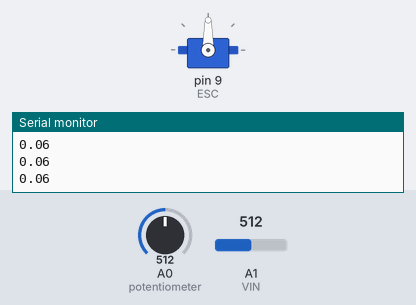
Bench run of a sketch on a simulated Arduino Uno, built with avr-gcc and run on an emulated ATmega328P. On the bench: servo, the last lines printed to the serial monitor. Inputs (shaded band) come from the test bench; at power-on: A0 (potentiometer) = 512, A1 (VIN) = 512.

Above: at 1.2 s.
1.3 s: A0 (potentiometer) set to 716
At 2.2 s:
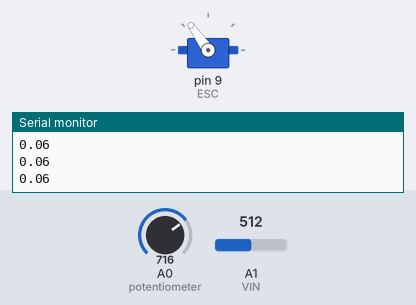
2.9 s: A0 (potentiometer) set to 900
At 4.1 s:
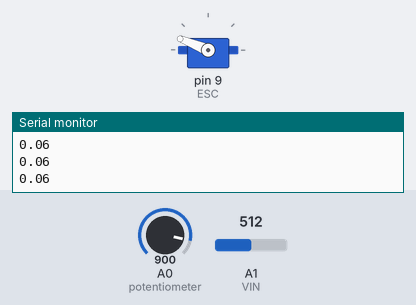
4.5 s: A0 (potentiometer) set to 1023
At 5.9 s:
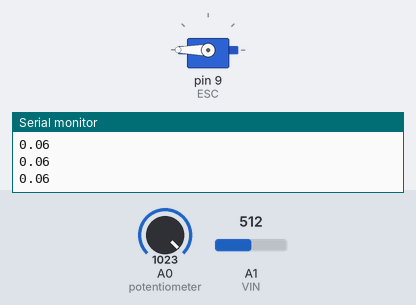
6.2 s: A0 (potentiometer) set to 306
At 6.7 s:
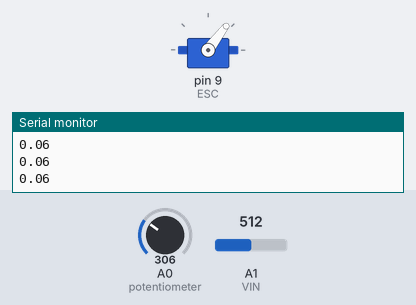
7.8 s: A0 (potentiometer) set to 122
At 8.5 s:
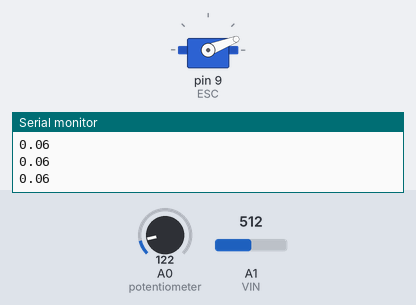
Timing chart, 0 to 10.5 s (numbered marks = the images above; inputs shaded):
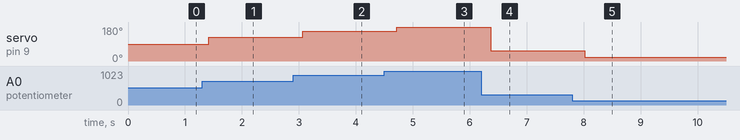

The sketch:

PWM_Stromsensor.ino
```cpp
//#include <HX711_ADC.h> // https://github.com/olkal/HX711_ADC
#include <Wire.h>
#include <Servo.h>


//----------current sensor
#define VIN A1 // define the Arduino pin A1 as voltage input (V in)
const float VCC   = 5.0;// supply voltage is from 4.5 to 5.5V. Normally 5V.
const int model = 2;   // enter the model number (see below)
float cutOffLimit = 1.01;// set the current which below that value, doesn't matter. Or set 0.5

float sensitivity[] ={
          0.185,// for ACS712ELCTR-05B-T
          0.100,// for ACS712ELCTR-20A-T
          0.066// for ACS712ELCTR-30A-T
         };
const float QOV =   0.5 * VCC;      // set quiescent Output voltage of 0.5V
float voltage;                      // internal variable for voltage
//------------------------


//HX711_ADC LoadCell(4, 5); // parameters: dt pin, sck pin<span data-mce-type="bookmark" style="display: inline-block; width: 0px; overflow: hidden; line-height: 0;" class="mce_SELRES_start"></span>
Servo ESC;     // create servo object to control the ESC
int potValue;  // value from the analog pi

void setup() {
  //LoadCell.begin(); // start connection to HX711
  //LoadCell.start(2000); // load cells gets 2000ms of time to stabilize
  //LoadCell.setCalFactor(1070); // calibration factor for load cell => strongly dependent on your individual setup
  ESC.attach(9,500,2000); // (pin, min pulse width, max pulse width in microseconds)
  Serial.begin(9600);

}
void loop() {
  float current1 = 0;
  int itter = 200;
  for ( int i = 0; i<itter; i++) {
    delay(1);
    float voltage_raw =   (5.0 / 1023.0)* analogRead(VIN);
    voltage =  voltage_raw - QOV + 0.0018;// 0.000 is a value to make voltage zero when there is no current
    float current = voltage / sensitivity[model];
    current1 = current1 + current;
  }
 Serial.println((current1/itter));

  //--------------------current sensor
//  float voltage_raw =   (5.0 / 1023.0)* analogRead(VIN);
//  voltage =  voltage_raw - QOV + 0.012 ;// 0.000 is a value to make voltage zero when there is no current
//  float current = voltage / sensitivity[model];
//
//    Serial.println(current); // print the current with 2 decimal places
//
//
//  delay(250);
  //----------------------------------

  //LoadCell.update(); // retrieves data from the load cell
  //float i = LoadCell.getData(); // get output value
  potValue = analogRead(A0);   // reads the value of the potentiometer (value between 0 and 1023)
  potValue = map(potValue, 0, 1023, 0, 180);   // scale it to use it with the servo library (value between 0 and 180)
  //Serial.println(i);
  ESC.write(potValue);    // Send the signal to the ESC
  //delay(200);
}
```

Measured:
- after the input at 1.3 s, servo on pin 9 (ESC): 90° → 125° after 0.12 s
- after the input at 2.9 s, servo on pin 9 (ESC): 125° → 158° after 0.17 s
- after the input at 4.5 s, servo on pin 9 (ESC): 158° → 180° after 0.22 s
- after the input at 6.2 s, servo on pin 9 (ESC): 180° → 53° after 0.17 s
- after the input at 7.8 s, servo on pin 9 (ESC): 53° → 21° after 0.22 s
